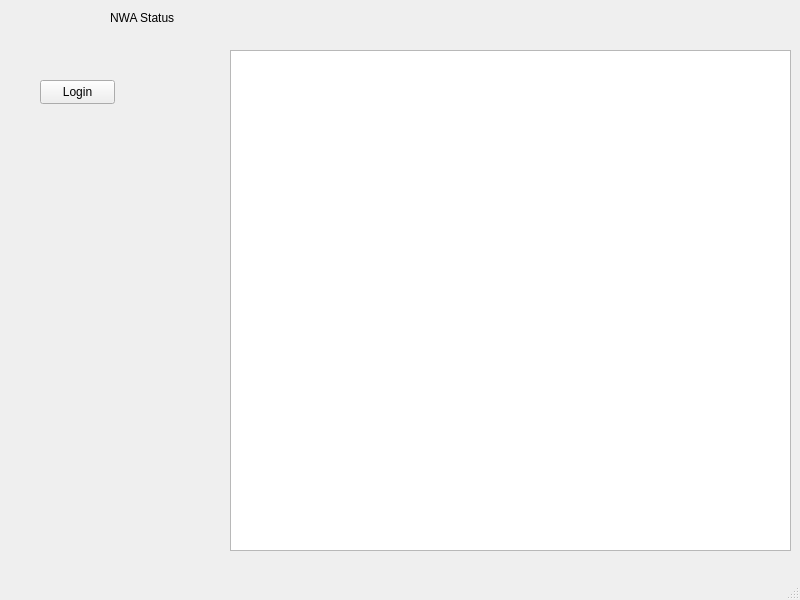
<?xml version="1.0" encoding="UTF-8"?>
<ui version="4.0">
 <class>RAStuff</class>
 <widget class="QMainWindow" name="RAStuff">
  <property name="geometry">
   <rect>
    <x>0</x>
    <y>0</y>
    <width>800</width>
    <height>600</height>
   </rect>
  </property>
  <property name="windowTitle">
   <string>RAStuff</string>
  </property>
  <widget class="QWidget" name="centralwidget">
   <widget class="QPushButton" name="pushButton">
    <property name="geometry">
     <rect>
      <x>40</x>
      <y>80</y>
      <width>75</width>
      <height>24</height>
     </rect>
    </property>
    <property name="text">
     <string>Login</string>
    </property>
   </widget>
   <widget class="QPlainTextEdit" name="plainTextEdit">
    <property name="geometry">
     <rect>
      <x>230</x>
      <y>50</y>
      <width>561</width>
      <height>501</height>
     </rect>
    </property>
   </widget>
   <widget class="QLabel" name="nwaStatusLabel">
    <property name="geometry">
     <rect>
      <x>110</x>
      <y>10</y>
      <width>531</width>
      <height>16</height>
     </rect>
    </property>
    <property name="text">
     <string>NWA Status</string>
    </property>
   </widget>
  </widget>
  <widget class="QMenuBar" name="menubar">
   <property name="geometry">
    <rect>
     <x>0</x>
     <y>0</y>
     <width>800</width>
     <height>22</height>
    </rect>
   </property>
  </widget>
  <widget class="QStatusBar" name="statusbar"/>
 </widget>
 <resources/>
 <connections/>
</ui>
